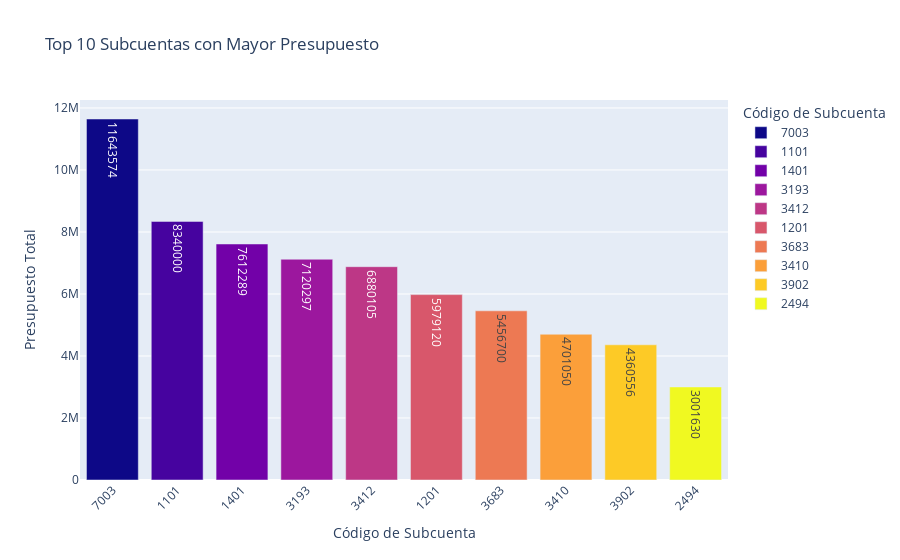

The notebook cell saved with this chart:
### Code cell
import plotly.express as px

if not subcuentas.empty:
    top_subcuentas = subcuentas.groupby("ACCT")["BUDGET"].sum().sort_values(ascending=False).head(10)
    df_top = top_subcuentas.reset_index()
    df_top.columns = ["Subcuenta", "Presupuesto"]
    
    fig = px.bar(
        df_top,
        x="Subcuenta",
        y="Presupuesto",
        title="Top 10 Subcuentas con Mayor Presupuesto",
        labels={"Subcuenta": "Código de Subcuenta", "Presupuesto": "Presupuesto Total"},
        text="Presupuesto",
        color="Subcuenta",
        color_discrete_sequence=px.colors.sequential.Plasma
    )

    fig.update_layout(xaxis_tickangle=-45)
    fig.show()
else:
    print("No se encontraron subcuentas con ese nombre exacto.")

### Figure 1 — Plotly figure (JSON) as saved in the notebook; plotly's stock layout.template omitted (floating-point values rounded to 4 significant figures)
{"data": [{"alignmentgroup": "True", "hovertemplate": "Código de Subcuenta=%{x}<br>Presupuesto Total=%{text}<extra></extra>", "legendgroup": "7003", "marker": {"color": "#0d0887", "pattern": {"shape": ""}}, "name": "7003", "offsetgroup": "7003", "orientation": "v", "showlegend": true, "text": [11643574], "textposition": "auto", "type": "bar", "x": ["7003"], "xaxis": "x", "y": [11643574], "yaxis": "y"}, {"alignmentgroup": "True", "hovertemplate": "Código de Subcuenta=%{x}<br>Presupuesto Total=%{text}<extra></extra>", "legendgroup": "1101", "marker": {"color": "#46039f", "pattern": {"shape": ""}}, "name": "1101", "offsetgroup": "1101", "orientation": "v", "showlegend": true, "text": [8340000], "textposition": "auto", "type": "bar", "x": ["1101"], "xaxis": "x", "y": [8340000], "yaxis": "y"}, {"alignmentgroup": "True", "hovertemplate": "Código de Subcuenta=%{x}<br>Presupuesto Total=%{text}<extra></extra>", "legendgroup": "1401", "marker": {"color": "#7201a8", "pattern": {"shape": ""}}, "name": "1401", "offsetgroup": "1401", "orientation": "v", "showlegend": true, "text": [7612289], "textposition": "auto", "type": "bar", "x": ["1401"], "xaxis": "x", "y": [7612289], "yaxis": "y"}, {"alignmentgroup": "True", "hovertemplate": "Código de Subcuenta=%{x}<br>Presupuesto Total=%{text}<extra></extra>", "legendgroup": "3193", "marker": {"color": "#9c179e", "pattern": {"shape": ""}}, "name": "3193", "offsetgroup": "3193", "orientation": "v", "showlegend": true, "text": [7120297], "textposition": "auto", "type": "bar", "x": ["3193"], "xaxis": "x", "y": [7120297], "yaxis": "y"}, {"alignmentgroup": "True", "hovertemplate": "Código de Subcuenta=%{x}<br>Presupuesto Total=%{text}<extra></extra>", "legendgroup": "3412", "marker": {"color": "#bd3786", "pattern": {"shape": ""}}, "name": "3412", "offsetgroup": "3412", "orientation": "v", "showlegend": true, "text": [6880105], "textposition": "auto", "type": "bar", "x": ["3412"], "xaxis": "x", "y": [6880105], "yaxis": "y"}, {"alignmentgroup": "True", "hovertemplate": "Código de Subcuenta=%{x}<br>Presupuesto Total=%{text}<extra></extra>", "legendgroup": "1201", "marker": {"color": "#d8576b", "pattern": {"shape": ""}}, "name": "1201", "offsetgroup": "1201", "orientation": "v", "showlegend": true, "text": [5979120], "textposition": "auto", "type": "bar", "x": ["1201"], "xaxis": "x", "y": [5979120], "yaxis": "y"}, {"alignmentgroup": "True", "hovertemplate": "Código de Subcuenta=%{x}<br>Presupuesto Total=%{text}<extra></extra>", "legendgroup": "3683", "marker": {"color": "#ed7953", "pattern": {"shape": ""}}, "name": "3683", "offsetgroup": "3683", "orientation": "v", "showlegend": true, "text": [5456700], "textposition": "auto", "type": "bar", "x": ["3683"], "xaxis": "x", "y": [5456700], "yaxis": "y"}, {"alignmentgroup": "True", "hovertemplate": "Código de Subcuenta=%{x}<br>Presupuesto Total=%{text}<extra></extra>", "legendgroup": "3410", "marker": {"color": "#fb9f3a", "pattern": {"shape": ""}}, "name": "3410", "offsetgroup": "3410", "orientation": "v", "showlegend": true, "text": [4701050], "textposition": "auto", "type": "bar", "x": ["3410"], "xaxis": "x", "y": [4701050], "yaxis": "y"}, {"alignmentgroup": "True", "hovertemplate": "Código de Subcuenta=%{x}<br>Presupuesto Total=%{text}<extra></extra>", "legendgroup": "3902", "marker": {"color": "#fdca26", "pattern": {"shape": ""}}, "name": "3902", "offsetgroup": "3902", "orientation": "v", "showlegend": true, "text": [4360556], "textposition": "auto", "type": "bar", "x": ["3902"], "xaxis": "x", "y": [4360556], "yaxis": "y"}, {"alignmentgroup": "True", "hovertemplate": "Código de Subcuenta=%{x}<br>Presupuesto Total=%{text}<extra></extra>", "legendgroup": "2494", "marker": {"color": "#f0f921", "pattern": {"shape": ""}}, "name": "2494", "offsetgroup": "2494", "orientation": "v", "showlegend": true, "text": [3001630], "textposition": "auto", "type": "bar", "x": ["2494"], "xaxis": "x", "y": [3001630], "yaxis": "y"}], "layout": {"autosize": true, "barmode": "relative", "legend": {"title": {"text": "Código de Subcuenta"}, "tracegroupgap": 0}, "title": {"text": "Top 10 Subcuentas con Mayor Presupuesto"}, "xaxis": {"anchor": "y", "autorange": true, "categoryarray": ["7003", "1101", "1401", "3193", "3412", "1201", "3683", "3410", "3902", "2494"], "categoryorder": "array", "domain": [0, 1], "range": [-0.5, 9.5], "tickangle": -45, "title": {"text": "Código de Subcuenta"}, "type": "category"}, "yaxis": {"anchor": "x", "autorange": true, "domain": [0, 1], "range": [0, 12260000.0], "title": {"text": "Presupuesto Total"}, "type": "linear"}}}
